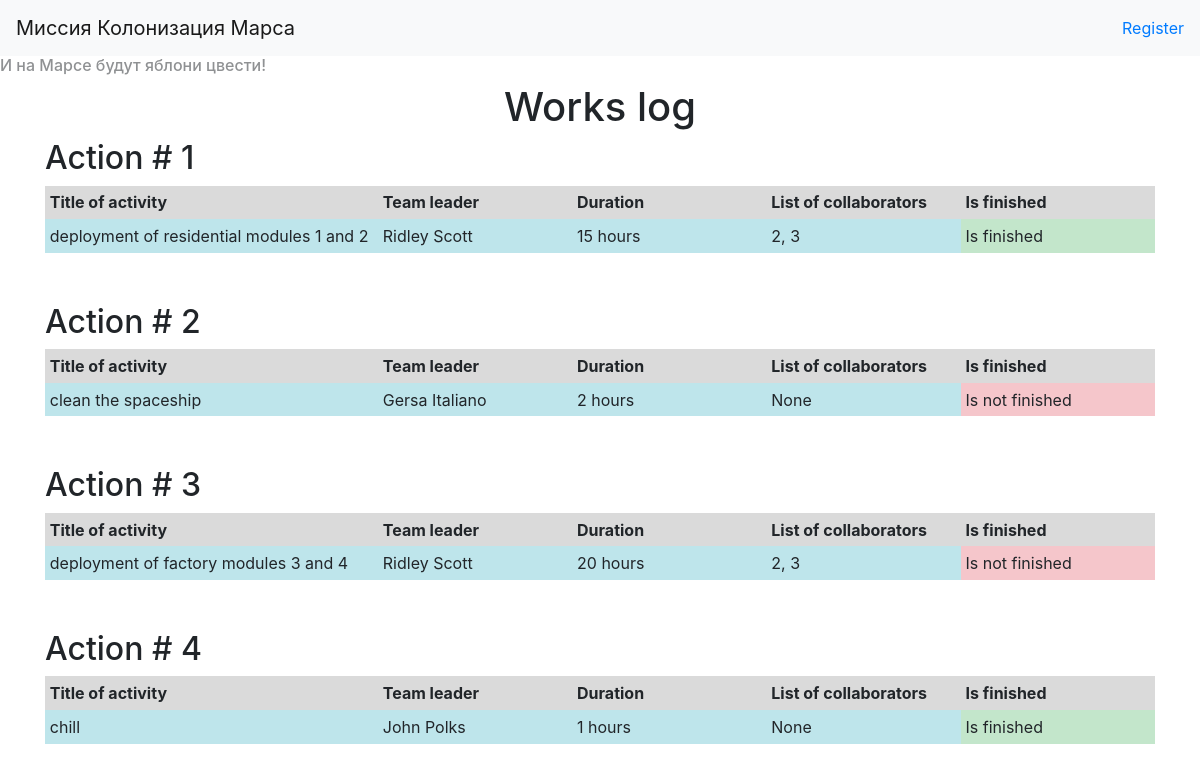
The page / on the database its author committed.
### __all_models.py (models this page shows)
class Jobs(SqlAlchemyBase):
    __tablename__ = 'jobs'
    id = sqlalchemy.Column(sqlalchemy.Integer, primary_key=True, autoincrement=True)
    team_leader = sqlalchemy.Column(sqlalchemy.Integer, sqlalchemy.ForeignKey('users.id'))
    job = sqlalchemy.Column(sqlalchemy.String)
    work_size = sqlalchemy.Column(sqlalchemy.Integer)
    collaborators = sqlalchemy.Column(sqlalchemy.String)
    start_date = sqlalchemy.Column(sqlalchemy.DateTime, default=datetime.datetime.now())
    end_date = sqlalchemy.Column(sqlalchemy.DateTime)
    is_finished = sqlalchemy.Column(sqlalchemy.Boolean)
    users = orm.relation('User')

### main.py (the view)
@app.route('/')
def base():
    session = db_session.create_session()
    jobs = []
    for job in session.query(Jobs):
        user = session.query(User).filter(User.id == job.team_leader).first()
        jobs.append((job, ' '.join([user.name, user.surname])))
    return render_template('jobs.html', jobs=jobs, session=session)

### db_session.py (called while the page is built)
def create_session() -> Session:
    global __factory
    return __factory()

### templates/jobs.html
{% extends "base.html" %}
{% block content %}
<div align="center">
    <h1>Works log</h1>
</div>
{% for job,name in jobs %}
    <div>
        <h2>Action # {{job.id}}</h2>
        <table class="table table-sm table-borderless">
            <thead>
                <tr class="table-active">
                    <th scope="col" width="30%">Title of activity</th>
                    <th scope="col">Team leader</th>
                    <th scope="col">Duration</th>
                    <th scope="col">List of collaborators</th>
                    <th scope="col">Is finished</th>
                </tr>
            </thead>
            <tbody>
                <tr>
                    <td class="table-info">{{job.job}}</td>
                    <td class="table-info">{{name}}</td>
                    <td class="table-info">{{job.work_size}} hours</td>
                    <td class="table-info">{{job.collaborators}}</td>
                    {% if job.is_finished == False %}
                    <td class="table-danger">Is not finished</td>
                    {% else %}
                    <td class="table-success">Is finished</td>
                    {% endif %}
                </tr>
            </tbody>
        </table>
    </div>
{% endfor %}
{% endblock %}

### templates/base.html (shortened to what this page needs)
<!doctype html>
<html lang="en">
<head>
    <link rel="stylesheet"
          href="https://stackpath.bootstrapcdn.com/bootstrap/4.4.1/css/bootstrap.min.css"
>
    <link rel="stylesheet" href="{{ url_for('static', filename='css/style.css') }}">
</head>
<body>
<header>
    <nav class="navbar navbar-light bg-light">
        <a class="navbar-brand" href="#">Миссия Колонизация Марса</a>
        <a class="nav-item nav link" href="register">Register</a>
    </nav>
</header>
 <h6 style="opacity: 0.5">И на Марсе будут яблони цвести!</h6>
<main role="main" class="container">
    {% block content %}{% endblock %}
</main>
</body>
</html>

### static/css/style.css (style rules this page uses)
.table { text-align:left; table-layout: fixed; margin-bottom: 50px; }

### rows shown on the page
Jobs: id "1", job "deployment of residential modules 1 and 2", name "Ridley Scott", work_size "15", collaborators "2, 3", is_finished "Is finished"
Jobs: id "2", job "clean the spaceship", name "Gersa Italiano", work_size "2", collaborators "None", is_finished "Is not finished"
Jobs: id "3", job "deployment of factory modules 3 and 4", name "Ridley Scott", work_size "20", collaborators "2, 3", is_finished "Is not finished"
Jobs: id "4", job "chill", name "John Polks", work_size "1", collaborators "None", is_finished "Is finished"
